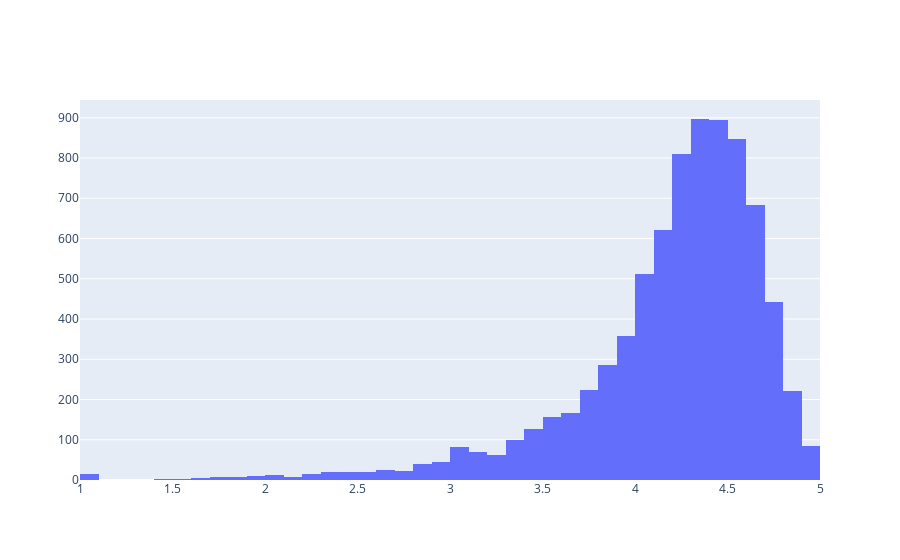

Source (notebook cell):
### Markdown cell above
##### Rating Distribution

### Code cell
## general distribution of rating
rating_distribution = [go.Histogram(
        x = play_store_df.Rating,
        xbins = {'start': 1, 'size': 0.1, 'end' :5}
)]

print('Average app rating = ', np.mean(play_store_df['Rating']))
plotly.offline.iplot(rating_distribution, filename='overall_rating_distribution')

### Figure 1 — Plotly figure (JSON) as saved in the notebook; plotly's stock layout.template omitted (floating-point values rounded to 4 significant figures; data arrays with more than 128 entries replaced by an {"elided": "..."} marker saying what was removed)
{"data": [{"x": {"elided": "8196 float values"}, "xbins": {"end": 5, "size": 0.1, "start": 1}, "type": "histogram"}], "layout": {}}
